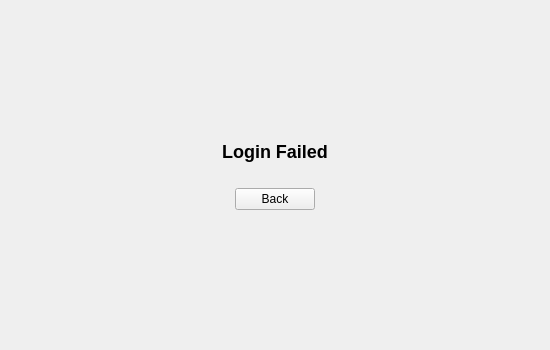
<?xml version="1.0" encoding="UTF-8"?>
<ui version="4.0">
 <class>SplashDialogue</class>
 <widget class="QDialog" name="SplashDialogue">
  <property name="geometry">
   <rect>
    <x>0</x>
    <y>0</y>
    <width>550</width>
    <height>350</height>
   </rect>
  </property>
  <property name="sizePolicy">
   <sizepolicy hsizetype="Fixed" vsizetype="Fixed">
    <horstretch>0</horstretch>
    <verstretch>0</verstretch>
   </sizepolicy>
  </property>
  <property name="minimumSize">
   <size>
    <width>550</width>
    <height>350</height>
   </size>
  </property>
  <property name="maximumSize">
   <size>
    <width>550</width>
    <height>350</height>
   </size>
  </property>
  <property name="windowTitle">
   <string>Haven Twitter</string>
  </property>
  <property name="modal">
   <bool>true</bool>
  </property>
  <layout class="QVBoxLayout" name="verticalLayout">
   <property name="spacing">
    <number>3</number>
   </property>
   <property name="leftMargin">
    <number>3</number>
   </property>
   <property name="topMargin">
    <number>3</number>
   </property>
   <property name="rightMargin">
    <number>3</number>
   </property>
   <property name="bottomMargin">
    <number>3</number>
   </property>
   <item>
    <layout class="QHBoxLayout" name="horizontalLayout">
     <property name="leftMargin">
      <number>3</number>
     </property>
     <property name="topMargin">
      <number>3</number>
     </property>
     <property name="rightMargin">
      <number>3</number>
     </property>
     <property name="bottomMargin">
      <number>3</number>
     </property>
     <item>
      <widget class="QStackedWidget" name="pages">
       <property name="currentIndex">
        <number>3</number>
       </property>
       <widget class="QWidget" name="splashPage">
        <layout class="QVBoxLayout" name="verticalLayout_4">
         <item>
          <widget class="QLabel" name="label">
           <property name="text">
            <string>&lt;h1&gt;Haven Twitter&lt;/h1&gt;</string>
           </property>
           <property name="alignment">
            <set>Qt::AlignCenter</set>
           </property>
          </widget>
         </item>
        </layout>
       </widget>
       <widget class="QWidget" name="loginPage">
        <property name="sizePolicy">
         <sizepolicy hsizetype="Preferred" vsizetype="Preferred">
          <horstretch>0</horstretch>
          <verstretch>0</verstretch>
         </sizepolicy>
        </property>
        <layout class="QHBoxLayout" name="horizontalLayout_3">
         <property name="leftMargin">
          <number>0</number>
         </property>
         <property name="topMargin">
          <number>0</number>
         </property>
         <property name="rightMargin">
          <number>0</number>
         </property>
         <property name="bottomMargin">
          <number>0</number>
         </property>
         <item>
          <layout class="QHBoxLayout" name="horizontalLayout_2">
           <item>
            <spacer name="leftSpacer">
             <property name="orientation">
              <enum>Qt::Horizontal</enum>
             </property>
             <property name="sizeHint" stdset="0">
              <size>
               <width>40</width>
               <height>20</height>
              </size>
             </property>
            </spacer>
           </item>
           <item>
            <layout class="QVBoxLayout" name="verticalLayout_2" stretch="1,0,1">
             <item>
              <widget class="QWidget" name="topContainer" native="true">
               <layout class="QVBoxLayout" name="verticalLayout_3">
                <property name="leftMargin">
                 <number>0</number>
                </property>
                <property name="topMargin">
                 <number>0</number>
                </property>
                <property name="rightMargin">
                 <number>0</number>
                </property>
                <property name="bottomMargin">
                 <number>0</number>
                </property>
                <item>
                 <spacer name="topSpacer">
                  <property name="orientation">
                   <enum>Qt::Vertical</enum>
                  </property>
                  <property name="sizeHint" stdset="0">
                   <size>
                    <width>20</width>
                    <height>40</height>
                   </size>
                  </property>
                 </spacer>
                </item>
                <item>
                 <widget class="QLabel" name="logInLabel">
                  <property name="text">
                   <string>&lt;h2&gt;Log In&lt;/h2&gt;</string>
                  </property>
                  <property name="alignment">
                   <set>Qt::AlignCenter</set>
                  </property>
                 </widget>
                </item>
               </layout>
              </widget>
             </item>
             <item>
              <widget class="QWidget" name="inputForm" native="true">
               <property name="minimumSize">
                <size>
                 <width>300</width>
                 <height>0</height>
                </size>
               </property>
               <layout class="QFormLayout" name="formLayout_2">
                <property name="fieldGrowthPolicy">
                 <enum>QFormLayout::ExpandingFieldsGrow</enum>
                </property>
                <property name="leftMargin">
                 <number>3</number>
                </property>
                <property name="topMargin">
                 <number>3</number>
                </property>
                <property name="rightMargin">
                 <number>3</number>
                </property>
                <property name="bottomMargin">
                 <number>3</number>
                </property>
                <item row="0" column="0">
                 <widget class="QLabel" name="usernameLabel">
                  <property name="text">
                   <string>Username:</string>
                  </property>
                 </widget>
                </item>
                <item row="0" column="1">
                 <widget class="QLineEdit" name="username"/>
                </item>
                <item row="1" column="0">
                 <widget class="QLabel" name="passwordLabel">
                  <property name="text">
                   <string>Password:</string>
                  </property>
                 </widget>
                </item>
                <item row="1" column="1">
                 <widget class="QLineEdit" name="password">
                  <property name="echoMode">
                   <enum>QLineEdit::Password</enum>
                  </property>
                 </widget>
                </item>
               </layout>
              </widget>
             </item>
             <item>
              <widget class="QWidget" name="bottomContainer" native="true">
               <property name="minimumSize">
                <size>
                 <width>0</width>
                 <height>20</height>
                </size>
               </property>
               <layout class="QVBoxLayout" name="verticalLayout_5">
                <property name="leftMargin">
                 <number>0</number>
                </property>
                <property name="topMargin">
                 <number>0</number>
                </property>
                <property name="rightMargin">
                 <number>0</number>
                </property>
                <property name="bottomMargin">
                 <number>0</number>
                </property>
                <item>
                 <widget class="QPushButton" name="loginButton">
                  <property name="enabled">
                   <bool>false</bool>
                  </property>
                  <property name="text">
                   <string>Go</string>
                  </property>
                 </widget>
                </item>
                <item>
                 <spacer name="bottomSpacer">
                  <property name="orientation">
                   <enum>Qt::Vertical</enum>
                  </property>
                  <property name="sizeHint" stdset="0">
                   <size>
                    <width>20</width>
                    <height>40</height>
                   </size>
                  </property>
                 </spacer>
                </item>
               </layout>
              </widget>
             </item>
            </layout>
           </item>
           <item>
            <spacer name="rightSpacer">
             <property name="orientation">
              <enum>Qt::Horizontal</enum>
             </property>
             <property name="sizeHint" stdset="0">
              <size>
               <width>40</width>
               <height>20</height>
              </size>
             </property>
            </spacer>
           </item>
          </layout>
         </item>
        </layout>
       </widget>
       <widget class="QWidget" name="loginInProgressPage">
        <layout class="QVBoxLayout" name="verticalLayout_6">
         <property name="leftMargin">
          <number>0</number>
         </property>
         <property name="topMargin">
          <number>0</number>
         </property>
         <property name="rightMargin">
          <number>0</number>
         </property>
         <property name="bottomMargin">
          <number>0</number>
         </property>
         <item>
          <widget class="QLabel" name="label_2">
           <property name="text">
            <string>&lt;h2&gt;Logging  in...&lt;/h2&gt;</string>
           </property>
           <property name="alignment">
            <set>Qt::AlignCenter</set>
           </property>
          </widget>
         </item>
        </layout>
       </widget>
       <widget class="QWidget" name="loginFailedPage">
        <layout class="QVBoxLayout" name="verticalLayout_7">
         <item>
          <spacer name="verticalSpacer_2">
           <property name="orientation">
            <enum>Qt::Vertical</enum>
           </property>
           <property name="sizeHint" stdset="0">
            <size>
             <width>20</width>
             <height>40</height>
            </size>
           </property>
          </spacer>
         </item>
         <item>
          <widget class="QLabel" name="loginFailedTitleLabel">
           <property name="text">
            <string>&lt;h2&gt;Login Failed&lt;/h2&gt;</string>
           </property>
           <property name="alignment">
            <set>Qt::AlignCenter</set>
           </property>
          </widget>
         </item>
         <item>
          <widget class="QLabel" name="loginFailedDescLabel">
           <property name="text">
            <string>&lt;Login failure goes here&gt;</string>
           </property>
           <property name="alignment">
            <set>Qt::AlignCenter</set>
           </property>
          </widget>
         </item>
         <item>
          <layout class="QHBoxLayout" name="horizontalLayout_4">
           <property name="bottomMargin">
            <number>0</number>
           </property>
           <item>
            <spacer name="horizontalSpacer">
             <property name="orientation">
              <enum>Qt::Horizontal</enum>
             </property>
             <property name="sizeHint" stdset="0">
              <size>
               <width>40</width>
               <height>20</height>
              </size>
             </property>
            </spacer>
           </item>
           <item>
            <widget class="QPushButton" name="failureBackButton">
             <property name="text">
              <string>Back</string>
             </property>
            </widget>
           </item>
           <item>
            <spacer name="horizontalSpacer_2">
             <property name="orientation">
              <enum>Qt::Horizontal</enum>
             </property>
             <property name="sizeHint" stdset="0">
              <size>
               <width>40</width>
               <height>20</height>
              </size>
             </property>
            </spacer>
           </item>
          </layout>
         </item>
         <item>
          <spacer name="verticalSpacer">
           <property name="orientation">
            <enum>Qt::Vertical</enum>
           </property>
           <property name="sizeHint" stdset="0">
            <size>
             <width>20</width>
             <height>40</height>
            </size>
           </property>
          </spacer>
         </item>
        </layout>
       </widget>
      </widget>
     </item>
    </layout>
   </item>
  </layout>
 </widget>
 <resources/>
 <connections>
  <connection>
   <sender>username</sender>
   <signal>textChanged(QString)</signal>
   <receiver>SplashDialogue</receiver>
   <slot>usernameOrPasswordUpdated()</slot>
   <hints>
    <hint type="sourcelabel">
     <x>308</x>
     <y>159</y>
    </hint>
    <hint type="destinationlabel">
     <x>274</x>
     <y>174</y>
    </hint>
   </hints>
  </connection>
  <connection>
   <sender>password</sender>
   <signal>textChanged(QString)</signal>
   <receiver>SplashDialogue</receiver>
   <slot>usernameOrPasswordUpdated()</slot>
   <hints>
    <hint type="sourcelabel">
     <x>308</x>
     <y>190</y>
    </hint>
    <hint type="destinationlabel">
     <x>274</x>
     <y>174</y>
    </hint>
   </hints>
  </connection>
  <connection>
   <sender>loginButton</sender>
   <signal>clicked()</signal>
   <receiver>SplashDialogue</receiver>
   <slot>doRequestLogin()</slot>
   <hints>
    <hint type="sourcelabel">
     <x>274</x>
     <y>224</y>
    </hint>
    <hint type="destinationlabel">
     <x>274</x>
     <y>174</y>
    </hint>
   </hints>
  </connection>
  <connection>
   <sender>username</sender>
   <signal>returnPressed()</signal>
   <receiver>SplashDialogue</receiver>
   <slot>doRequestLogin()</slot>
   <hints>
    <hint type="sourcelabel">
     <x>304</x>
     <y>160</y>
    </hint>
    <hint type="destinationlabel">
     <x>274</x>
     <y>174</y>
    </hint>
   </hints>
  </connection>
  <connection>
   <sender>password</sender>
   <signal>returnPressed()</signal>
   <receiver>SplashDialogue</receiver>
   <slot>doRequestLogin()</slot>
   <hints>
    <hint type="sourcelabel">
     <x>304</x>
     <y>188</y>
    </hint>
    <hint type="destinationlabel">
     <x>274</x>
     <y>174</y>
    </hint>
   </hints>
  </connection>
  <connection>
   <sender>failureBackButton</sender>
   <signal>clicked()</signal>
   <receiver>SplashDialogue</receiver>
   <slot>goToLoginPage()</slot>
   <hints>
    <hint type="sourcelabel">
     <x>274</x>
     <y>197</y>
    </hint>
    <hint type="destinationlabel">
     <x>274</x>
     <y>174</y>
    </hint>
   </hints>
  </connection>
 </connections>
 <slots>
  <slot>usernameOrPasswordUpdated()</slot>
  <slot>doRequestLogin()</slot>
  <slot>goToLoginPage()</slot>
 </slots>
</ui>
